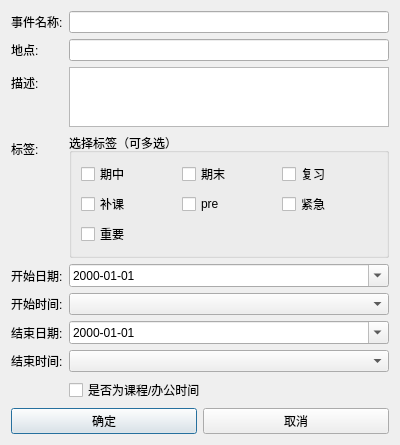
<?xml version="1.0" encoding="UTF-8"?>
<ui version="4.0">
 <class>AddEventDialog</class>
 <widget class="QDialog" name="AddEventDialog">
  <property name="geometry">
   <rect>
    <x>0</x>
    <y>0</y>
    <width>400</width>
    <height>400</height>
   </rect>
  </property>
  <property name="windowTitle">
   <string>添加日程事件</string>
  </property>
  <property name="modal">
   <bool>true</bool>
  </property>
  <layout class="QVBoxLayout" name="mainLayout">
   <item>
    <layout class="QFormLayout" name="formLayout">
     <item row="0" column="0">
      <widget class="QLabel" name="nameLabel">
       <property name="text">
        <string>事件名称:</string>
       </property>
      </widget>
     </item>
     <item row="0" column="1">
      <widget class="QLineEdit" name="nameEdit"/>
     </item>
     <item row="1" column="0">
      <widget class="QLabel" name="locationLabel">
       <property name="text">
        <string>地点:</string>
       </property>
      </widget>
     </item>
     <item row="1" column="1">
      <widget class="QLineEdit" name="locationEdit"/>
     </item>
     <item row="2" column="0">
      <widget class="QLabel" name="descriptionLabel">
       <property name="text">
        <string>描述:</string>
       </property>
      </widget>
     </item>
     <item row="2" column="1">
      <widget class="QTextEdit" name="descriptionEdit">
       <property name="maximumSize">
        <size>
         <width>16777215</width>
         <height>60</height>
        </size>
       </property>
      </widget>
     </item>
     <item row="3" column="0">
      <widget class="QLabel" name="tagsLabel">
       <property name="text">
        <string>标签:</string>
       </property>
      </widget>
     </item>
     <item row="3" column="1">
      <widget class="QGroupBox" name="tagsGroup">
       <property name="title">
        <string>选择标签（可多选）</string>
       </property>
       <layout class="QGridLayout" name="tagsLayout">
        <item row="0" column="0">
         <widget class="QCheckBox" name="midtermCheck">
          <property name="text">
           <string>期中</string>
          </property>
         </widget>
        </item>
        <item row="0" column="1">
         <widget class="QCheckBox" name="finalCheck">
          <property name="text">
           <string>期末</string>
          </property>
         </widget>
        </item>
        <item row="0" column="2">
         <widget class="QCheckBox" name="reviewCheck">
          <property name="text">
           <string>复习</string>
          </property>
         </widget>
        </item>
        <item row="1" column="0">
         <widget class="QCheckBox" name="makeupCheck">
          <property name="text">
           <string>补课</string>
          </property>
         </widget>
        </item>
        <item row="1" column="1">
         <widget class="QCheckBox" name="preCheck">
          <property name="text">
           <string>pre</string>
          </property>
         </widget>
        </item>
        <item row="1" column="2">
         <widget class="QCheckBox" name="urgentCheck">
          <property name="text">
           <string>紧急</string>
          </property>
         </widget>
        </item>
        <item row="2" column="0">
         <widget class="QCheckBox" name="importantCheck">
          <property name="text">
           <string>重要</string>
          </property>
         </widget>
        </item>
       </layout>
      </widget>
     </item>
     <item row="4" column="0">
      <widget class="QLabel" name="startDateLabel">
       <property name="text">
        <string>开始日期:</string>
       </property>
      </widget>
     </item>
     <item row="4" column="1">
      <widget class="QDateEdit" name="startDateEdit">
       <property name="displayFormat">
        <string>yyyy-MM-dd</string>
       </property>
       <property name="calendarPopup">
        <bool>true</bool>
       </property>
      </widget>
     </item>
     <item row="5" column="0">
      <widget class="QLabel" name="startTimeLabel">
       <property name="text">
        <string>开始时间:</string>
       </property>
      </widget>
     </item>
     <item row="5" column="1">
      <widget class="QComboBox" name="startTimeCombo">
       <property name="editable">
        <bool>false</bool>
       </property>
       <property name="maxVisibleItems">
        <number>10</number>
       </property>
      </widget>
     </item>
     <item row="6" column="0">
      <widget class="QLabel" name="endDateLabel">
       <property name="text">
        <string>结束日期:</string>
       </property>
      </widget>
     </item>
     <item row="6" column="1">
      <widget class="QDateEdit" name="endDateEdit">
       <property name="displayFormat">
        <string>yyyy-MM-dd</string>
       </property>
       <property name="calendarPopup">
        <bool>true</bool>
       </property>
      </widget>
     </item>
     <item row="7" column="0">
      <widget class="QLabel" name="endTimeLabel">
       <property name="text">
        <string>结束时间:</string>
       </property>
      </widget>
     </item>
     <item row="7" column="1">
      <widget class="QComboBox" name="endTimeCombo">
       <property name="editable">
        <bool>false</bool>
       </property>
       <property name="maxVisibleItems">
        <number>10</number>
       </property>
      </widget>
     </item>
     <item row="8" column="0">
      <widget class="QLabel" name="isCourseLabel">
       <property name="text">
        <string/>
       </property>
      </widget>
     </item>
     <item row="8" column="1">
      <widget class="QCheckBox" name="isCourseCheck">
       <property name="text">
        <string>是否为课程/办公时间</string>
       </property>
      </widget>
     </item>
    </layout>
   </item>
   <item>
    <layout class="QHBoxLayout" name="buttonLayout">
     <item>
      <widget class="QPushButton" name="okButton">
       <property name="text">
        <string>确定</string>
       </property>
      </widget>
     </item>
     <item>
      <widget class="QPushButton" name="cancelButton">
       <property name="text">
        <string>取消</string>
       </property>
      </widget>
     </item>
    </layout>
   </item>
  </layout>
 </widget>
 <resources/>
 <connections>
  <connection>
   <sender>okButton</sender>
   <signal>clicked()</signal>
   <receiver>AddEventDialog</receiver>
   <slot>accept()</slot>
   <hints>
    <hint type="sourcelabel">
     <x>20</x>
     <y>20</y>
    </hint>
    <hint type="destinationlabel">
     <x>20</x>
     <y>20</y>
    </hint>
   </hints>
  </connection>
  <connection>
   <sender>cancelButton</sender>
   <signal>clicked()</signal>
   <receiver>AddEventDialog</receiver>
   <slot>reject()</slot>
   <hints>
    <hint type="sourcelabel">
     <x>20</x>
     <y>20</y>
    </hint>
    <hint type="destinationlabel">
     <x>20</x>
     <y>20</y>
    </hint>
   </hints>
  </connection>
 </connections>
</ui>
